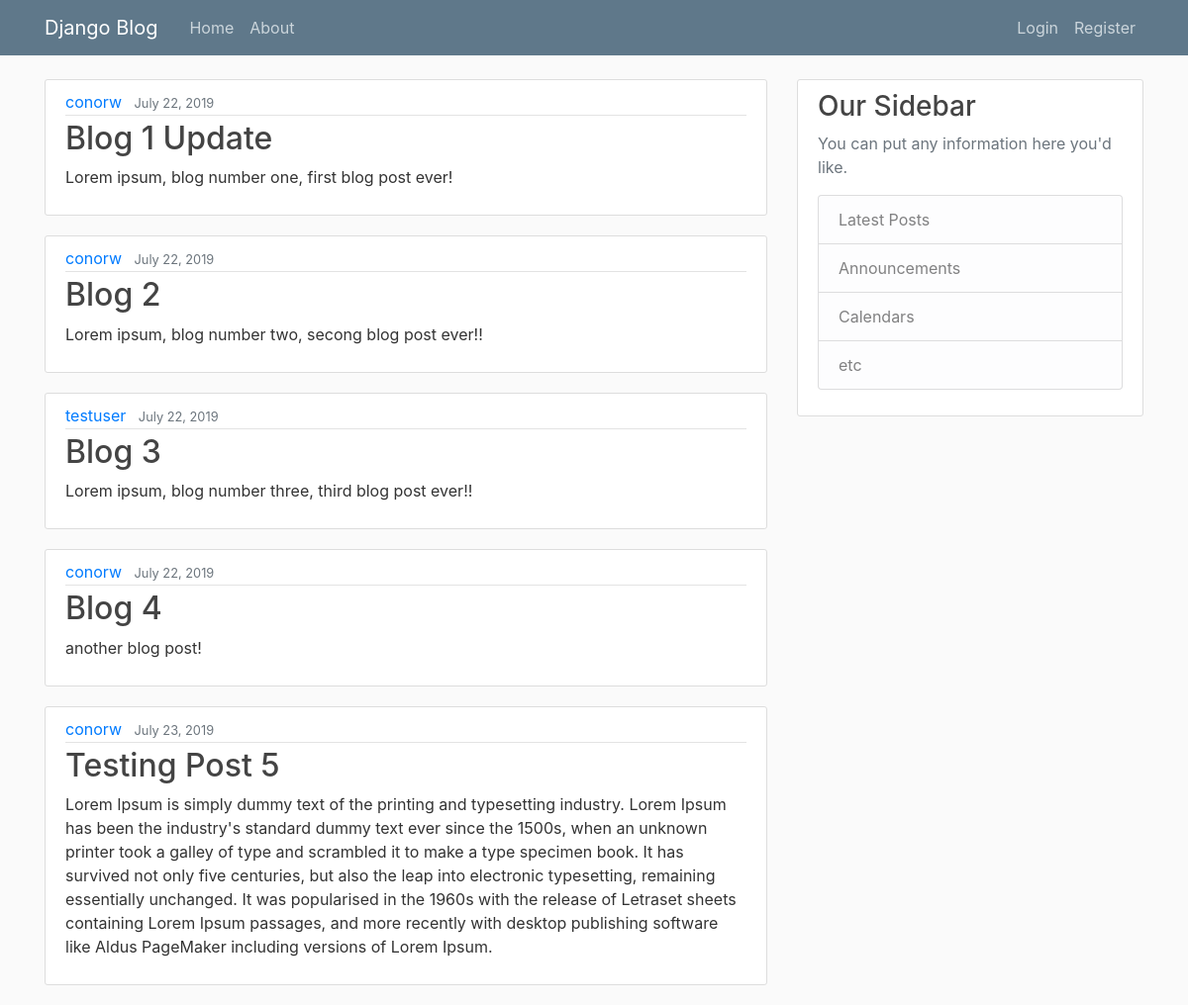
The page / on the database its author committed.
### blog/models.py (models this page shows, shortened)
class Post(models.Model):
    title = models.CharField(max_length = 100)
    content = models.TextField()
    date_posted = models.DateTimeField(default=timezone.now)
    author = models.ForeignKey(User, on_delete=models.CASCADE)

### blog/views.py (the view)
# urls.py: path('', views.home, name = 'blog-home'),
def home(request):
    context = {
        'posts': Post.objects.all(),
        'title': 'Home'
    }
    return render(request, 'blog/home.html', context)

### blog/templates/blog/home.html
{% extends 'blog/base.html' %}
{% block content %}
{% for post in posts %}
<article class="media content-section">
    <div class="media-body">
        <div class="article-metadata">
            <a class="mr-2" href="{% url 'profile' %}">{{ post.author }}</a>
            <small class="text-muted">{{ post.date_posted|date:"F j, Y" }}</small>
        </div>
        <h2><a class="article-title" href="#">{{ post.title }}</a></h2>
        <p class="article-content">{{ post.content }}</p>
    </div>
</article>
{% endfor %}
{% endblock content %}

### blog/static/blog/main.css (style rules this page uses)
body { background: #fafafa; color: #333333; margin-top: 5rem; }
h1, h2, h3, h4, h5, h6 { color: #444444; }
.content-section { background: #ffffff; padding: 10px 20px; border: 1px solid #dddddd; border-radius: 3px; margin-bottom: 20px; }
.article-title { color: #444444; }
.article-content { white-space: pre-line; }
.article-metadata { padding-bottom: 1px; margin-bottom: 4px; border-bottom: 1px solid #e3e3e3 }

### rows shown on the page
Post: author "conorw", date_posted "July 22, 2019", title "Blog 1 Update", content "Lorem ipsum, blog number one, first blog post ever!"
Post: author "conorw", date_posted "July 22, 2019", title "Blog 2", content "Lorem ipsum, blog number two, secong blog post ever!!"
Post: author "testuser", date_posted "July 22, 2019", title "Blog 3", content "Lorem ipsum, blog number three, third blog post ever!!"
Post: author "conorw", date_posted "July 22, 2019", title "Blog 4", content "another blog post!"
Post: author "conorw", date_posted "July 23, 2019", title "Testing Post 5", content "Lorem Ipsum is simply dummy text of the printing and typesetting industry. Lorem Ipsum has been the industry's standard dummy text ever since the 1500s, when an unknown printer took a galley of type and scrambled it to make a type specimen book. It has survived not only five centuries, but also the leap into electronic typesetting, remaining essentially unchanged. It was popularised in the 1960s with the release of Letraset sheets containing Lorem Ipsum passages, and more recently with desktop publishing software like Aldus PageMaker including versions of Lorem Ipsum."
